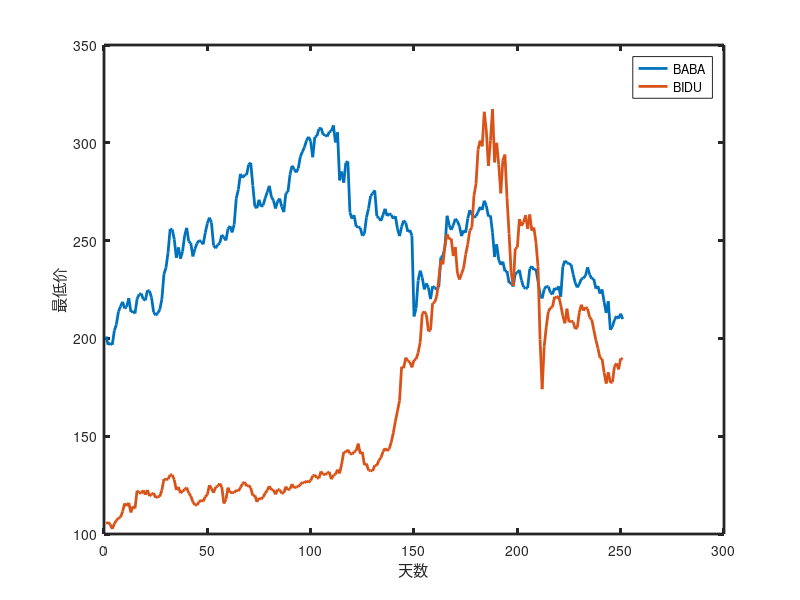

Here is the MATLAB script that generated this plot:
%% 阿里巴巴与百度云股票最低值
clear,clc;
a = xlsread("BABAraw.csv","BABAraw","B2:G252");
b = size(a);
date = [1:251];
plot(date,a(:,3),"-","linewidth",2);
xlabel("天数");
ylabel("最低价");
set(gca,"linewidth",2);
legend('BABA:Low随Date的变化曲线');
hold on;

a = xlsread("BIDUraw.csv","BIDUraw","B2:G252");
b = size(a);
plot(date,a(:,3),"-","linewidth",2);
legend('BABA','BIDU');